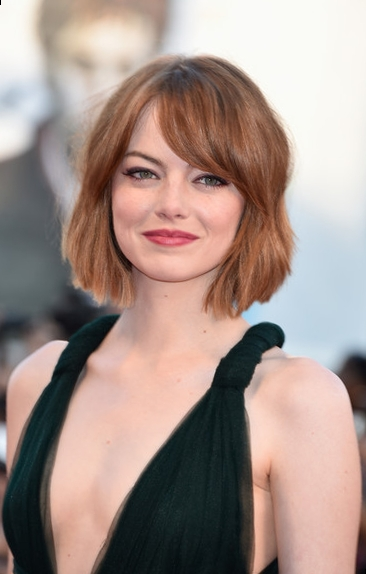
#> input picture First Principles/faces/4.jpg, 366 x 574 px; its folder holds only this picture in this run
$ python NMCanny.py   (older library calls are emulated)
#> lines starting #> are read from the running program, lines starting #| are printed output that depends on the picture
from scipy import ndimage
from scipy.ndimage.filters import convolve

from scipy import misc
import numpy as np
import matplotlib.pyplot as plt
import matplotlib.image as mpimg
import os
import scipy.misc as sm


class cannyEdgeDetector:
    def __init__(self, imgs, sigma=1, kernel_size=5, weak_pixel=75, strong_pixel=255, lowthreshold=0.05,
                 highthreshold=0.15):
        self.imgs = imgs
        self.imgs_final = []
        self.img_smoothed = None
        self.gradientMat = None
        self.thetaMat = None
        self.nonMaxImg = None
        self.thresholdImg = None
        self.weak_pixel = weak_pixel
        self.strong_pixel = strong_pixel
        self.sigma = sigma
        self.kernel_size = kernel_size
        self.lowThreshold = lowthreshold
        self.highThreshold = highthreshold
        return

    def gaussian_kernel(self, size, sigma=1):
        size = int(size) // 2
        x, y = np.mgrid[-size:size + 1, -size:size + 1]
        normal = 1 / (2.0 * np.pi * sigma ** 2)
        g = np.exp(-((x ** 2 + y ** 2) / (2.0 * sigma ** 2))) * normal
        return g

    def sobel_filters(self, img):
        Kx = np.array([[-1, 0, 1], [-2, 0, 2], [-1, 0, 1]], np.float32)
        Ky = np.array([[1, 2, 1], [0, 0, 0], [-1, -2, -1]], np.float32)

        Ix = ndimage.filters.convolve(img, Kx)
        Iy = ndimage.filters.convolve(img, Ky)

        G = np.hypot(Ix, Iy)
        G = G / G.max() * 255
        theta = np.arctan2(Iy, Ix)
        return (G, theta)

    def non_max_suppression(self, img, D):
        M, N = img.shape
        Z = np.zeros((M, N), dtype=np.int32)
        angle = D * 180. / np.pi
        angle[angle < 0] += 180

        for i in range(1, M - 1):
            for j in range(1, N - 1):
                try:
                    q = 255
                    r = 255

                    # angle 0
                    if (0 <= angle[i, j] < 22.5) or (157.5 <= angle[i, j] <= 180):
                        q = img[i, j + 1]
                        r = img[i, j - 1]
                    # angle 45
                    elif (22.5 <= angle[i, j] < 67.5):
                        q = img[i + 1, j - 1]
                        r = img[i - 1, j + 1]
                    # angle 90
                    elif (67.5 <= angle[i, j] < 112.5):
                        q = img[i + 1, j]
                        r = img[i - 1, j]
                    # angle 135
                    elif (112.5 <= angle[i, j] < 157.5):
                        q = img[i - 1, j - 1]
                        r = img[i + 1, j + 1]

                    if (img[i, j] >= q) and (img[i, j] >= r):
                        Z[i, j] = img[i, j]
                    else:
                        Z[i, j] = 0


                except IndexError as e:
                    pass

        return Z

    def threshold(self, img):

        highThreshold = img.max() * self.highThreshold
        lowThreshold = highThreshold * self.lowThreshold

        M, N = img.shape
        res = np.zeros((M, N), dtype=np.int32)

        weak = np.int32(self.weak_pixel)
        strong = np.int32(self.strong_pixel)

        strong_i, strong_j = np.where(img >= highThreshold)
        zeros_i, zeros_j = np.where(img < lowThreshold)

        weak_i, weak_j = np.where((img <= highThreshold) & (img >= lowThreshold))

        res[strong_i, strong_j] = strong
        res[weak_i, weak_j] = weak

        return (res)

    def hysteresis(self, img):

        M, N = img.shape
        weak = self.weak_pixel
        strong = self.strong_pixel

        for i in range(1, M - 1):
            for j in range(1, N - 1):
                if (img[i, j] == weak):
                    try:
                        if ((img[i + 1, j - 1] == strong) or (img[i + 1, j] == strong) or (img[i + 1, j + 1] == strong)
                                or (img[i, j - 1] == strong) or (img[i, j + 1] == strong)
                                or (img[i - 1, j - 1] == strong) or (img[i - 1, j] == strong) or (
                                        img[i - 1, j + 1] == strong)):
                            img[i, j] = strong
                        else:
                            img[i, j] = 0
                    except IndexError as e:
                        pass

        return img

    def detect(self):
        imgs_final = []
        for i, img in enumerate(self.imgs):
            self.img_smoothed = convolve(img, self.gaussian_kernel(self.kernel_size, self.sigma))
            self.gradientMat, self.thetaMat = self.sobel_filters(self.img_smoothed)
            self.nonMaxImg = self.non_max_suppression(self.gradientMat, self.thetaMat)
            self.thresholdImg = self.threshold(self.nonMaxImg)
            img_final = self.hysteresis(self.thresholdImg)
            self.imgs_final.append(img_final)

        return self.imgs_final


def rgb2gray(rgb):

    r, g, b = rgb[:,:,0], rgb[:,:,1], rgb[:,:,2]
    gray = 0.2989 * r + 0.5870 * g + 0.1140 * b

    return gray

def load_data(dir_name = 'faces'):
    '''
    Load images from the "faces_imgs" directory
    Images are in JPG and we convert it to gray scale images
    '''
#> called with dir_name = 'faces'
    imgs = []
    for filename in os.listdir(dir_name):
        if os.path.isfile(dir_name + '/' + filename):
            img = mpimg.imread(dir_name + '/' + filename)
#> img is the input picture: shape (574, 366, 3); mean R, G, B 164.8, 145.5, 138.2
            img = rgb2gray(img)
#> in rgb2gray, `r, g, b = rgb[:,:,0], rgb[:,:,1], rgb[:,:,2]`:
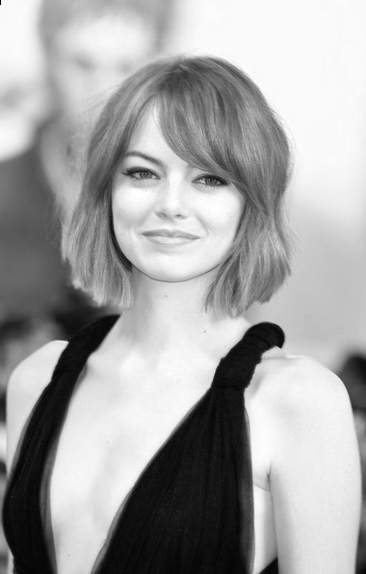
#> r: shape (574, 366); min 0, max 255, mean 164.8
#> in rgb2gray, `r, g, b = rgb[:,:,0], rgb[:,:,1], rgb[:,:,2]`:
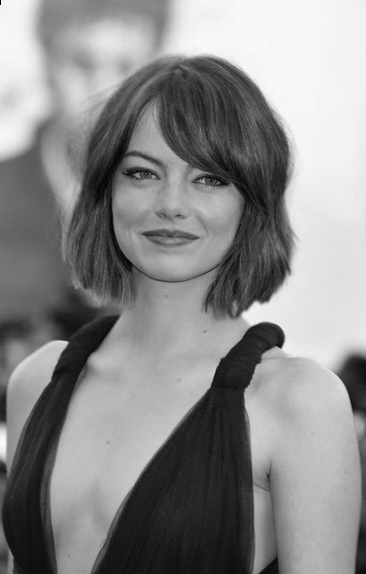
#> b: shape (574, 366); min 0, max 252, mean 138.2
            imgs.append(img)
    return imgs


def visualize(imgs, format=None, gray=False):
    plt.figure(figsize=(20, 40))
    for i, img in enumerate(imgs):
        if img.shape[0] == 3:
            img = img.transpose(1,2,0)
        plt_idx = i+1
        plt.subplot(2, 2, plt_idx)
        plt.imshow(img, format)
    plt.show()


imgs = load_data()
#> imgs = 1 item
print(np.array(imgs).shape)
#| (1, 574, 366)
visualize(imgs, 'gray')
#> the loop in visualize, `for i, img in enumerate(imgs):` made 1 pass
#> plt_idx on pass 1: 1
detector = cannyEdgeDetector(imgs, sigma=1.4, kernel_size=5, lowthreshold=0.09, highthreshold=0.17, weak_pixel=100)
imgs_final = detector.detect()
#> the loop in detect, `for i, img in enumerate(self.imgs):` made 1 pass
#> (size in gaussian_kernel, normal in gaussian_kernel, Kx in sobel_filters, Ky in sobel_filters, highThreshold in threshold, lowThreshold in threshold) on pass 1: (2, 0.0812, [[-1, 0, 1], [-2, 0, 2], [-1, 0, 1]], [[1, 2, 1], [0, 0, 0], [-1, -2, -1]], 43.18, 3.89)
#> pass 1, in detect, `self.img_smoothed = convolve(img, self.gaussian_kernel(self.kernel_siz..`:
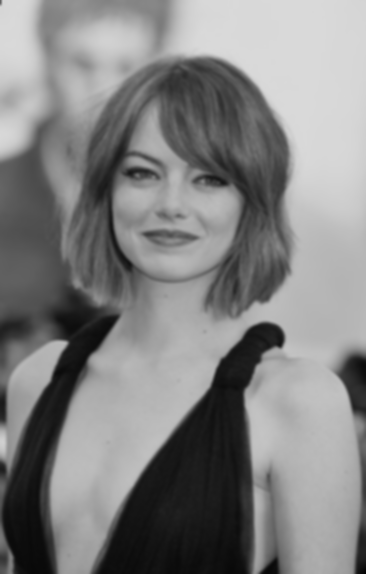
#> self.img_smoothed: shape (574, 366) float64; min 4.23, max 217.5, mean 130.7
#> pass 1, in sobel_filters, `Iy = ndimage.filters.convolve(img, Ky)`:
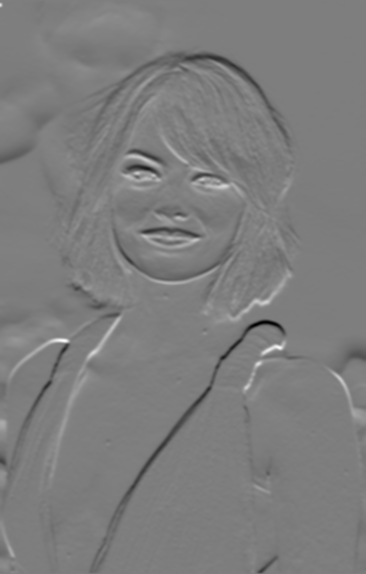
#> Iy: shape (574, 366) float64; min -307.8, max 313.5, mean -1.7; drawn with min black and max white
#> pass 1, in sobel_filters, `G = np.hypot(Ix, Iy)`:
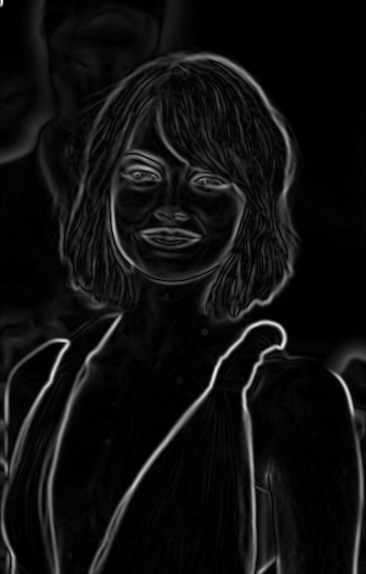
#> G: shape (574, 366) float64; min 0, max 372.6, mean 23.3; drawn with min black and max white
#> after the loop in detect, `for i, img in enumerate(self.imgs):`:
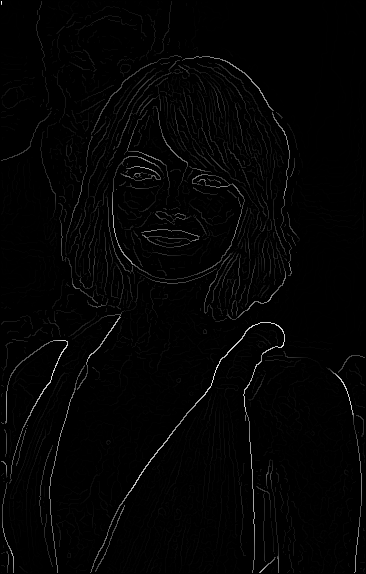
#> self.nonMaxImg: shape (574, 366) int32; min 0, max 254, mean 3.8
#> after the loop in detect, `for i, img in enumerate(self.imgs):`:
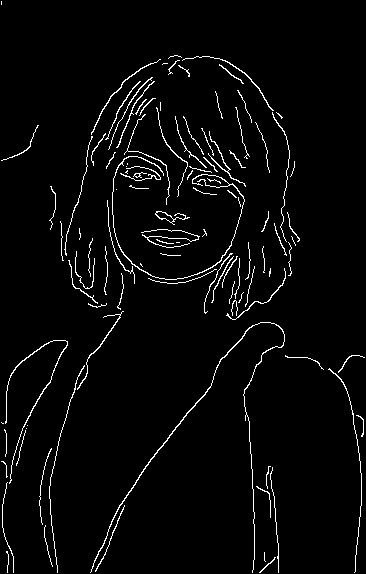
#> self.thresholdImg: shape (574, 366) int32; 3.2% white in thin lines or dots
#> imgs_final = 1 item
visualize(imgs_final, 'gray')
#> the loop in visualize (call 2), `for i, img in enumerate(imgs):` made 1 pass
